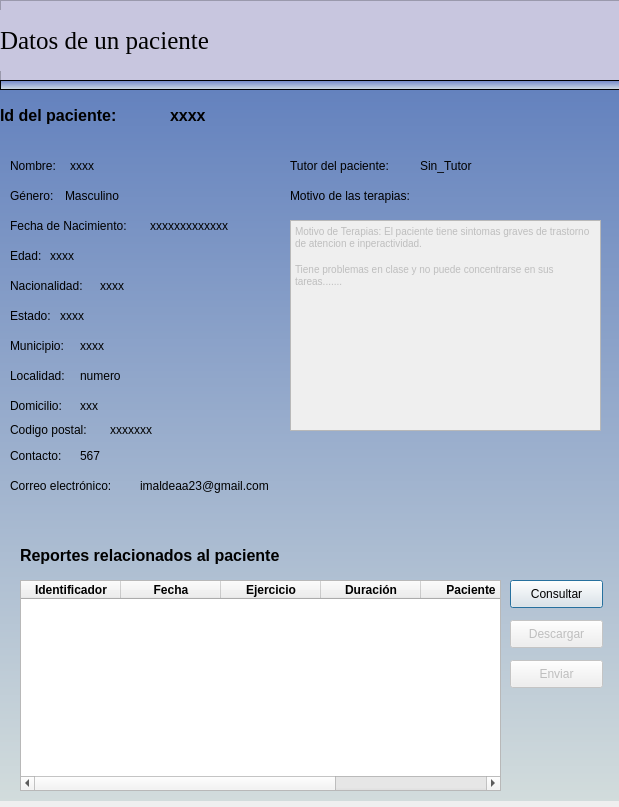
<?xml version="1.0" encoding="UTF-8"?>
<ui version="4.0">
 <class>ConsultarPacienteSelec</class>
 <widget class="QDialog" name="ConsultarPacienteSelec">
  <property name="geometry">
   <rect>
    <x>0</x>
    <y>0</y>
    <width>619</width>
    <height>807</height>
   </rect>
  </property>
  <property name="windowTitle">
   <string>Terapeuta Selecionado</string>
  </property>
  <widget class="QLabel" name="label">
   <property name="geometry">
    <rect>
     <x>0</x>
     <y>90</y>
     <width>251</width>
     <height>51</height>
    </rect>
   </property>
   <property name="font">
    <font>
     <pointsize>12</pointsize>
     <weight>75</weight>
     <bold>true</bold>
    </font>
   </property>
   <property name="text">
    <string>Id del paciente:  </string>
   </property>
  </widget>
  <widget class="QPushButton" name="pushButton">
   <property name="geometry">
    <rect>
     <x>510</x>
     <y>580</y>
     <width>93</width>
     <height>28</height>
    </rect>
   </property>
   <property name="text">
    <string>Consultar</string>
   </property>
  </widget>
  <widget class="QPushButton" name="pushButton_2">
   <property name="enabled">
    <bool>false</bool>
   </property>
   <property name="geometry">
    <rect>
     <x>510</x>
     <y>660</y>
     <width>93</width>
     <height>28</height>
    </rect>
   </property>
   <property name="text">
    <string>Enviar</string>
   </property>
  </widget>
  <widget class="QPushButton" name="pushButton_3">
   <property name="enabled">
    <bool>false</bool>
   </property>
   <property name="geometry">
    <rect>
     <x>510</x>
     <y>620</y>
     <width>93</width>
     <height>28</height>
    </rect>
   </property>
   <property name="text">
    <string>Descargar</string>
   </property>
  </widget>
  <widget class="QLabel" name="lb1">
   <property name="geometry">
    <rect>
     <x>10</x>
     <y>150</y>
     <width>61</width>
     <height>31</height>
    </rect>
   </property>
   <property name="styleSheet">
    <string notr="true">font: 87 8pt &quot;Segoe UI Black&quot;;</string>
   </property>
   <property name="text">
    <string>Nombre:</string>
   </property>
  </widget>
  <widget class="QLabel" name="label_4">
   <property name="geometry">
    <rect>
     <x>10</x>
     <y>210</y>
     <width>151</width>
     <height>31</height>
    </rect>
   </property>
   <property name="styleSheet">
    <string notr="true">font: 87 8pt &quot;Segoe UI Black&quot;;</string>
   </property>
   <property name="text">
    <string>Fecha de Nacimiento:</string>
   </property>
  </widget>
  <widget class="QLabel" name="lb12">
   <property name="geometry">
    <rect>
     <x>10</x>
     <y>390</y>
     <width>81</width>
     <height>31</height>
    </rect>
   </property>
   <property name="styleSheet">
    <string notr="true">font: 87 8pt &quot;Segoe UI Black&quot;;</string>
   </property>
   <property name="text">
    <string>Domicilio:</string>
   </property>
  </widget>
  <widget class="QLabel" name="lbDomicilio">
   <property name="geometry">
    <rect>
     <x>80</x>
     <y>390</y>
     <width>211</width>
     <height>31</height>
    </rect>
   </property>
   <property name="text">
    <string>xxx</string>
   </property>
  </widget>
  <widget class="QLabel" name="lbCorreo">
   <property name="geometry">
    <rect>
     <x>140</x>
     <y>470</y>
     <width>141</width>
     <height>31</height>
    </rect>
   </property>
   <property name="text">
    <string>imaldeaa23@gmail.com</string>
   </property>
  </widget>
  <widget class="QLabel" name="lbGenero">
   <property name="geometry">
    <rect>
     <x>65</x>
     <y>180</y>
     <width>91</width>
     <height>31</height>
    </rect>
   </property>
   <property name="text">
    <string>Masculino</string>
   </property>
  </widget>
  <widget class="QLabel" name="lbNombre">
   <property name="geometry">
    <rect>
     <x>70</x>
     <y>150</y>
     <width>181</width>
     <height>31</height>
    </rect>
   </property>
   <property name="text">
    <string>xxxx</string>
   </property>
  </widget>
  <widget class="QLabel" name="lbFechaNaimiento">
   <property name="geometry">
    <rect>
     <x>150</x>
     <y>210</y>
     <width>111</width>
     <height>31</height>
    </rect>
   </property>
   <property name="text">
    <string>xxxxxxxxxxxxx</string>
   </property>
  </widget>
  <widget class="QLabel" name="lbLocalida">
   <property name="geometry">
    <rect>
     <x>80</x>
     <y>360</y>
     <width>71</width>
     <height>31</height>
    </rect>
   </property>
   <property name="text">
    <string>numero</string>
   </property>
  </widget>
  <widget class="QLabel" name="lLocalidad">
   <property name="geometry">
    <rect>
     <x>10</x>
     <y>360</y>
     <width>71</width>
     <height>31</height>
    </rect>
   </property>
   <property name="styleSheet">
    <string notr="true">font: 87 8pt &quot;Segoe UI Black&quot;;</string>
   </property>
   <property name="text">
    <string>Localidad:</string>
   </property>
  </widget>
  <widget class="QLabel" name="label_8">
   <property name="geometry">
    <rect>
     <x>0</x>
     <y>90</y>
     <width>621</width>
     <height>711</height>
    </rect>
   </property>
   <property name="minimumSize">
    <size>
     <width>100</width>
     <height>100</height>
    </size>
   </property>
   <property name="styleSheet">
    <string notr="true">background-color: qlineargradient(spread:pad, x1:0, y1:1, x2:0, y2:0, stop:0 rgba(210, 220, 220), stop:1 rgba(100, 130, 190));

</string>
   </property>
   <property name="text">
    <string/>
   </property>
  </widget>
  <widget class="QFrame" name="frame">
   <property name="geometry">
    <rect>
     <x>0</x>
     <y>0</y>
     <width>621</width>
     <height>81</height>
    </rect>
   </property>
   <property name="styleSheet">
    <string notr="true">background-color: rgb(200, 198, 223);</string>
   </property>
   <property name="frameShape">
    <enum>QFrame::StyledPanel</enum>
   </property>
   <property name="frameShadow">
    <enum>QFrame::Raised</enum>
   </property>
   <widget class="QLabel" name="label_3">
    <property name="geometry">
     <rect>
      <x>0</x>
      <y>10</y>
      <width>301</width>
      <height>61</height>
     </rect>
    </property>
    <property name="font">
     <font>
      <family>Times New Roman</family>
      <pointsize>19</pointsize>
      <weight>9</weight>
      <italic>false</italic>
      <bold>false</bold>
     </font>
    </property>
    <property name="styleSheet">
     <string notr="true">
font: 75 19pt &quot;Times New Roman&quot;;</string>
    </property>
    <property name="text">
     <string>Datos de un paciente</string>
    </property>
   </widget>
   <widget class="QLabel" name="label_23">
    <property name="geometry">
     <rect>
      <x>540</x>
      <y>10</y>
      <width>71</width>
      <height>71</height>
     </rect>
    </property>
    <property name="font">
     <font>
      <pointsize>10</pointsize>
     </font>
    </property>
    <property name="styleSheet">
     <string notr="true">image: url(:/newPrefix/paciente.png);</string>
    </property>
    <property name="text">
     <string/>
    </property>
   </widget>
  </widget>
  <widget class="QTableWidget" name="tabla_pacientes">
   <property name="geometry">
    <rect>
     <x>20</x>
     <y>580</y>
     <width>481</width>
     <height>211</height>
    </rect>
   </property>
   <property name="minimumSize">
    <size>
     <width>10</width>
     <height>10</height>
    </size>
   </property>
   <property name="focusPolicy">
    <enum>Qt::NoFocus</enum>
   </property>
   <property name="editTriggers">
    <set>QAbstractItemView::NoEditTriggers</set>
   </property>
   <property name="dragEnabled">
    <bool>false</bool>
   </property>
   <property name="rowCount">
    <number>0</number>
   </property>
   <property name="columnCount">
    <number>6</number>
   </property>
   <column>
    <property name="text">
     <string>Identificador</string>
    </property>
    <property name="font">
     <font>
      <weight>75</weight>
      <bold>true</bold>
     </font>
    </property>
   </column>
   <column>
    <property name="text">
     <string>Fecha</string>
    </property>
    <property name="font">
     <font>
      <weight>75</weight>
      <bold>true</bold>
     </font>
    </property>
    <property name="textAlignment">
     <set>AlignCenter</set>
    </property>
    <property name="background">
     <color>
      <red>85</red>
      <green>255</green>
      <blue>127</blue>
     </color>
    </property>
   </column>
   <column>
    <property name="text">
     <string>Ejercicio</string>
    </property>
    <property name="font">
     <font>
      <weight>75</weight>
      <bold>true</bold>
     </font>
    </property>
    <property name="textAlignment">
     <set>AlignCenter</set>
    </property>
    <property name="background">
     <color>
      <red>255</red>
      <green>248</green>
      <blue>53</blue>
     </color>
    </property>
   </column>
   <column>
    <property name="text">
     <string>Duración</string>
    </property>
    <property name="font">
     <font>
      <weight>75</weight>
      <bold>true</bold>
     </font>
    </property>
    <property name="textAlignment">
     <set>AlignCenter</set>
    </property>
    <property name="background">
     <color>
      <red>0</red>
      <green>170</green>
      <blue>127</blue>
     </color>
    </property>
   </column>
   <column>
    <property name="text">
     <string>Paciente</string>
    </property>
    <property name="font">
     <font>
      <weight>75</weight>
      <bold>true</bold>
     </font>
    </property>
    <property name="textAlignment">
     <set>AlignCenter</set>
    </property>
    <property name="background">
     <color>
      <red>255</red>
      <green>170</green>
      <blue>0</blue>
     </color>
    </property>
   </column>
   <column>
    <property name="text">
     <string>Terapeuta</string>
    </property>
    <property name="font">
     <font>
      <weight>75</weight>
      <bold>true</bold>
     </font>
    </property>
    <property name="textAlignment">
     <set>AlignCenter</set>
    </property>
    <property name="background">
     <color>
      <red>85</red>
      <green>170</green>
      <blue>255</blue>
     </color>
    </property>
   </column>
  </widget>
  <widget class="QFrame" name="frame_2">
   <property name="geometry">
    <rect>
     <x>0</x>
     <y>80</y>
     <width>621</width>
     <height>10</height>
    </rect>
   </property>
   <property name="maximumSize">
    <size>
     <width>16777215</width>
     <height>14</height>
    </size>
   </property>
   <property name="styleSheet">
    <string notr="true">background-color: qlineargradient(spread:pad, x1:0, y1:1, x2:0, y2:0, stop:0 rgba(214, 225, 229), stop:1 rgba(109, 130, 198));
</string>
   </property>
   <property name="frameShape">
    <enum>QFrame::StyledPanel</enum>
   </property>
   <property name="frameShadow">
    <enum>QFrame::Raised</enum>
   </property>
  </widget>
  <widget class="QLabel" name="lb9">
   <property name="geometry">
    <rect>
     <x>10</x>
     <y>300</y>
     <width>141</width>
     <height>31</height>
    </rect>
   </property>
   <property name="styleSheet">
    <string notr="true">font: 87 8pt &quot;Segoe UI Black&quot;;</string>
   </property>
   <property name="text">
    <string>Estado:</string>
   </property>
  </widget>
  <widget class="QLabel" name="lb10">
   <property name="geometry">
    <rect>
     <x>10</x>
     <y>330</y>
     <width>141</width>
     <height>31</height>
    </rect>
   </property>
   <property name="styleSheet">
    <string notr="true">font: 87 8pt &quot;Segoe UI Black&quot;;</string>
   </property>
   <property name="text">
    <string>Municipio:</string>
   </property>
  </widget>
  <widget class="QLabel" name="lb8_2">
   <property name="geometry">
    <rect>
     <x>10</x>
     <y>270</y>
     <width>141</width>
     <height>31</height>
    </rect>
   </property>
   <property name="styleSheet">
    <string notr="true">font: 87 8pt &quot;Segoe UI Black&quot;;</string>
   </property>
   <property name="text">
    <string>Nacionalidad:</string>
   </property>
  </widget>
  <widget class="QLabel" name="lb13">
   <property name="geometry">
    <rect>
     <x>10</x>
     <y>420</y>
     <width>91</width>
     <height>20</height>
    </rect>
   </property>
   <property name="styleSheet">
    <string notr="true">font: 87 8pt &quot;Segoe UI Black&quot;;</string>
   </property>
   <property name="text">
    <string>Codigo postal:</string>
   </property>
  </widget>
  <widget class="QLabel" name="lb14">
   <property name="geometry">
    <rect>
     <x>10</x>
     <y>470</y>
     <width>151</width>
     <height>31</height>
    </rect>
   </property>
   <property name="styleSheet">
    <string notr="true">font: 87 8pt &quot;Segoe UI Black&quot;;</string>
   </property>
   <property name="text">
    <string>Correo electrónico:</string>
   </property>
  </widget>
  <widget class="QLabel" name="lbEdad">
   <property name="geometry">
    <rect>
     <x>50</x>
     <y>240</y>
     <width>71</width>
     <height>31</height>
    </rect>
   </property>
   <property name="text">
    <string>xxxx</string>
   </property>
  </widget>
  <widget class="QLabel" name="lbEstado">
   <property name="geometry">
    <rect>
     <x>60</x>
     <y>300</y>
     <width>171</width>
     <height>31</height>
    </rect>
   </property>
   <property name="text">
    <string>xxxx</string>
   </property>
  </widget>
  <widget class="QLabel" name="lbNacionalidad">
   <property name="geometry">
    <rect>
     <x>100</x>
     <y>270</y>
     <width>91</width>
     <height>31</height>
    </rect>
   </property>
   <property name="text">
    <string>xxxx</string>
   </property>
  </widget>
  <widget class="QLabel" name="lbMunicipio">
   <property name="geometry">
    <rect>
     <x>80</x>
     <y>330</y>
     <width>171</width>
     <height>31</height>
    </rect>
   </property>
   <property name="text">
    <string>xxxx</string>
   </property>
  </widget>
  <widget class="QLabel" name="lb8">
   <property name="geometry">
    <rect>
     <x>10</x>
     <y>240</y>
     <width>51</width>
     <height>31</height>
    </rect>
   </property>
   <property name="styleSheet">
    <string notr="true">font: 87 8pt &quot;Segoe UI Black&quot;;</string>
   </property>
   <property name="text">
    <string>Edad:</string>
   </property>
  </widget>
  <widget class="QLabel" name="label_2">
   <property name="geometry">
    <rect>
     <x>20</x>
     <y>530</y>
     <width>361</width>
     <height>51</height>
    </rect>
   </property>
   <property name="font">
    <font>
     <pointsize>12</pointsize>
     <weight>75</weight>
     <bold>true</bold>
    </font>
   </property>
   <property name="text">
    <string>Reportes relacionados al paciente</string>
   </property>
  </widget>
  <widget class="QLabel" name="lbUsuario">
   <property name="geometry">
    <rect>
     <x>170</x>
     <y>90</y>
     <width>251</width>
     <height>51</height>
    </rect>
   </property>
   <property name="font">
    <font>
     <pointsize>12</pointsize>
     <weight>75</weight>
     <bold>true</bold>
    </font>
   </property>
   <property name="text">
    <string>xxxx</string>
   </property>
  </widget>
  <widget class="QLabel" name="lbContacto">
   <property name="geometry">
    <rect>
     <x>110</x>
     <y>420</y>
     <width>81</width>
     <height>20</height>
    </rect>
   </property>
   <property name="styleSheet">
    <string notr="true"/>
   </property>
   <property name="text">
    <string>xxxxxxx</string>
   </property>
  </widget>
  <widget class="QLabel" name="lb14_2">
   <property name="geometry">
    <rect>
     <x>10</x>
     <y>440</y>
     <width>91</width>
     <height>31</height>
    </rect>
   </property>
   <property name="styleSheet">
    <string notr="true">font: 87 8pt &quot;Segoe UI Black&quot;;</string>
   </property>
   <property name="text">
    <string>Contacto:</string>
   </property>
  </widget>
  <widget class="QLabel" name="lbCodPostal">
   <property name="geometry">
    <rect>
     <x>80</x>
     <y>440</y>
     <width>141</width>
     <height>31</height>
    </rect>
   </property>
   <property name="text">
    <string>567</string>
   </property>
  </widget>
  <widget class="QLabel" name="lbgen">
   <property name="geometry">
    <rect>
     <x>10</x>
     <y>180</y>
     <width>61</width>
     <height>31</height>
    </rect>
   </property>
   <property name="styleSheet">
    <string notr="true">font: 87 8pt &quot;Segoe UI Black&quot;;</string>
   </property>
   <property name="text">
    <string>Género:</string>
   </property>
  </widget>
  <widget class="QLabel" name="lb1_2">
   <property name="geometry">
    <rect>
     <x>290</x>
     <y>180</y>
     <width>151</width>
     <height>31</height>
    </rect>
   </property>
   <property name="styleSheet">
    <string notr="true">font: 87 8pt &quot;Segoe UI Black&quot;;</string>
   </property>
   <property name="text">
    <string>Motivo de las terapias:</string>
   </property>
  </widget>
  <widget class="QTextBrowser" name="etfDiagnostico">
   <property name="enabled">
    <bool>false</bool>
   </property>
   <property name="geometry">
    <rect>
     <x>290</x>
     <y>220</y>
     <width>311</width>
     <height>211</height>
    </rect>
   </property>
   <property name="html">
    <string>&lt;!DOCTYPE HTML PUBLIC &quot;-//W3C//DTD HTML 4.0//EN&quot; &quot;http://www.w3.org/TR/REC-html40/strict.dtd&quot;&gt;
&lt;html&gt;&lt;head&gt;&lt;meta name=&quot;qrichtext&quot; content=&quot;1&quot; /&gt;&lt;style type=&quot;text/css&quot;&gt;
p, li { white-space: pre-wrap; }
&lt;/style&gt;&lt;/head&gt;&lt;body style=&quot; font-family:'MS Shell Dlg 2'; font-size:7.8pt; font-weight:400; font-style:normal;&quot;&gt;
&lt;p style=&quot; margin-top:0px; margin-bottom:0px; margin-left:0px; margin-right:0px; -qt-block-indent:0; text-indent:0px;&quot;&gt;Motivo de Terapias: El paciente tiene sintomas graves de trastorno de atencion e inperactividad.&lt;/p&gt;
&lt;p style=&quot;-qt-paragraph-type:empty; margin-top:0px; margin-bottom:0px; margin-left:0px; margin-right:0px; -qt-block-indent:0; text-indent:0px;&quot;&gt;&lt;br /&gt;&lt;/p&gt;
&lt;p style=&quot; margin-top:0px; margin-bottom:0px; margin-left:0px; margin-right:0px; -qt-block-indent:0; text-indent:0px;&quot;&gt;Tiene problemas en clase y no puede concentrarse en sus tareas.......&lt;/p&gt;
&lt;p style=&quot;-qt-paragraph-type:empty; margin-top:0px; margin-bottom:0px; margin-left:0px; margin-right:0px; -qt-block-indent:0; text-indent:0px;&quot;&gt;&lt;br /&gt;&lt;/p&gt;&lt;/body&gt;&lt;/html&gt;</string>
   </property>
  </widget>
  <widget class="QLabel" name="lb14_3">
   <property name="geometry">
    <rect>
     <x>290</x>
     <y>150</y>
     <width>151</width>
     <height>31</height>
    </rect>
   </property>
   <property name="styleSheet">
    <string notr="true">font: 87 8pt &quot;Segoe UI Black&quot;;</string>
   </property>
   <property name="text">
    <string>Tutor del paciente:</string>
   </property>
  </widget>
  <widget class="QLabel" name="lbTutor">
   <property name="geometry">
    <rect>
     <x>420</x>
     <y>150</y>
     <width>141</width>
     <height>31</height>
    </rect>
   </property>
   <property name="text">
    <string>Sin_Tutor</string>
   </property>
  </widget>
  <zorder>label_8</zorder>
  <zorder>label</zorder>
  <zorder>pushButton</zorder>
  <zorder>pushButton_2</zorder>
  <zorder>pushButton_3</zorder>
  <zorder>lb1</zorder>
  <zorder>label_4</zorder>
  <zorder>lb12</zorder>
  <zorder>lbDomicilio</zorder>
  <zorder>lbCorreo</zorder>
  <zorder>lbGenero</zorder>
  <zorder>lbNombre</zorder>
  <zorder>lbFechaNaimiento</zorder>
  <zorder>lbLocalida</zorder>
  <zorder>lLocalidad</zorder>
  <zorder>frame</zorder>
  <zorder>tabla_pacientes</zorder>
  <zorder>frame_2</zorder>
  <zorder>lb9</zorder>
  <zorder>lb10</zorder>
  <zorder>lb8_2</zorder>
  <zorder>lb13</zorder>
  <zorder>lb14</zorder>
  <zorder>lbEdad</zorder>
  <zorder>lbEstado</zorder>
  <zorder>lbNacionalidad</zorder>
  <zorder>lbMunicipio</zorder>
  <zorder>lb8</zorder>
  <zorder>label_2</zorder>
  <zorder>lbUsuario</zorder>
  <zorder>lbContacto</zorder>
  <zorder>lb14_2</zorder>
  <zorder>lbCodPostal</zorder>
  <zorder>lbgen</zorder>
  <zorder>lb1_2</zorder>
  <zorder>etfDiagnostico</zorder>
  <zorder>lb14_3</zorder>
  <zorder>lbTutor</zorder>
 </widget>
 <resources>
  <include location="images/image.qrc"/>
 </resources>
 <connections/>
</ui>
